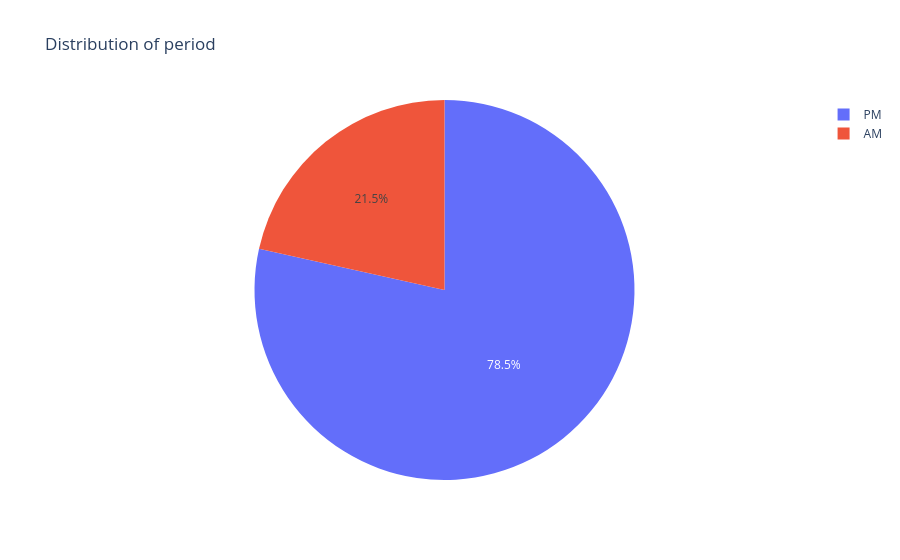

The notebook cell this image was saved under:
### Markdown cell above
### What percentage of the courses are published in AM and PM

### Code cell
fig = px.pie(
    data_frame=df['period'].value_counts(),
    names=df['period'].value_counts().index,  # Use the index (e.g., 'PM', 'AM')
    values=df['period'].value_counts().values, # Use the actual numeric counts
    title='Distribution of period',
)
fig.show()

### Figure 1 — Plotly figure (JSON) as saved in the notebook; plotly's stock layout.template omitted (floating-point values rounded to 4 significant figures)
{"data": [{"domain": {"x": [0, 1], "y": [0, 1]}, "hovertemplate": "label=%{label}<br>value=%{value}<extra></extra>", "labels": ["PM", "AM"], "legendgroup": "", "name": "", "showlegend": true, "type": "pie", "values": [2885, 791]}], "layout": {"legend": {"tracegroupgap": 0}, "title": {"text": "Distribution of period"}}}
